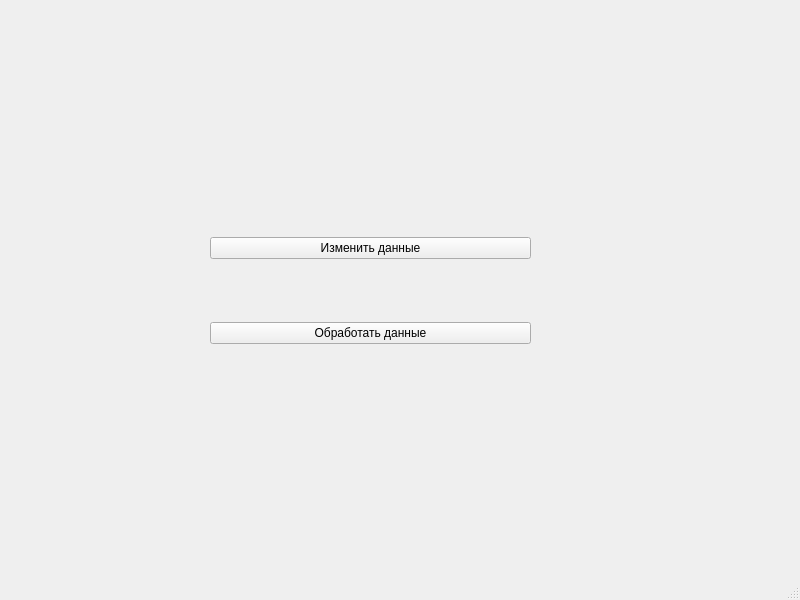
<?xml version="1.0" encoding="UTF-8"?>
<ui version="4.0">
 <class>MainWindow</class>
 <widget class="QMainWindow" name="MainWindow">
  <property name="geometry">
   <rect>
    <x>0</x>
    <y>0</y>
    <width>800</width>
    <height>600</height>
   </rect>
  </property>
  <property name="windowTitle">
   <string>CansatApp</string>
  </property>
  <widget class="QWidget" name="centralwidget">
   <widget class="QWidget" name="verticalLayoutWidget">
    <property name="geometry">
     <rect>
      <x>210</x>
      <y>180</y>
      <width>321</width>
      <height>221</height>
     </rect>
    </property>
    <layout class="QVBoxLayout" name="verticalLayout">
     <item>
      <widget class="QPushButton" name="w1Button">
       <property name="text">
        <string>Изменить данные</string>
       </property>
      </widget>
     </item>
     <item>
      <widget class="QPushButton" name="w2Button">
       <property name="text">
        <string>Обработать данные</string>
       </property>
      </widget>
     </item>
    </layout>
   </widget>
  </widget>
  <widget class="QMenuBar" name="menubar">
   <property name="geometry">
    <rect>
     <x>0</x>
     <y>0</y>
     <width>800</width>
     <height>26</height>
    </rect>
   </property>
  </widget>
  <widget class="QStatusBar" name="statusbar"/>
 </widget>
 <resources/>
 <connections/>
</ui>
